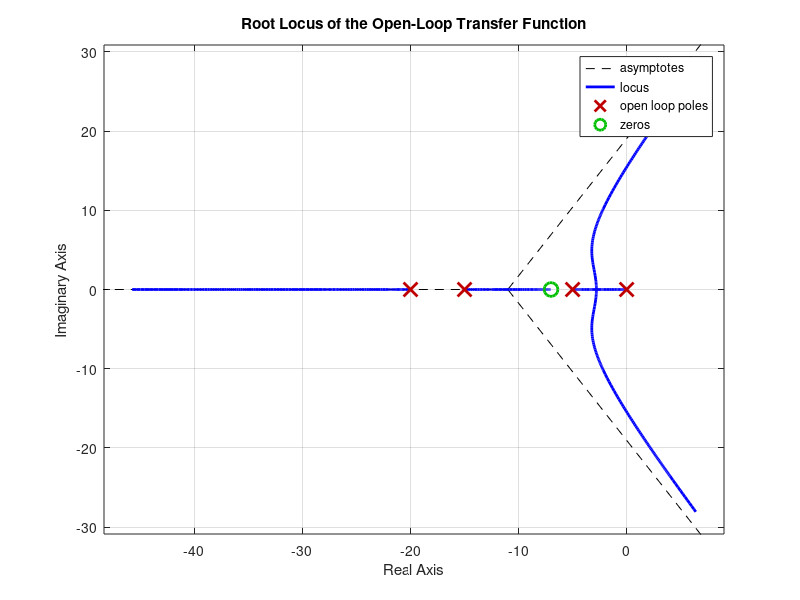

MATLAB code for this plot: (Note: this script raises an error after producing the figure.)
% Assignment 4 - Test 1


% Define the numerator (s + 7)
num = [1 7];

% Define the denominator s(s+5)(s+15)(s+20) using nested conv
den = conv([1 0], conv([1 5], conv([1 15], [1 20])));

% Create the Transfer Function
sys = tf(num, den);

% Plotting the Root Locus
figure;
rlocus(sys);
title('Root Locus of the Open-Loop Transfer Function');
grid on;

% Requirements
zeta = 0.6;
wn = 6;

% Calculating the theoretical coordinates (Target Bullseye)
sigma = -zeta * wn;
wd = wn * sqrt(1 - zeta^2);
desired_pole = sigma + 1j * wd;

% Interactive Gain Selection
% INSTRUCTIONS: When the plot opens, click where the locus intersects the zeta=0.6 line
[k, poles] = rlocfind(sys);

% Calculate theoretical overshoot based on zeta
overshoot = exp(-pi * zeta / sqrt(1 - zeta^2)) * 100;

% Print Results to Command Window
fprintf('Gain (K): %.4f\n', k);
fprintf('Theoretical Pole Location: %.4f + %.4fj\n', real(desired_pole), imag(desired_pole));
fprintf('Percentage Overshoot: %.2f%%\n', overshoot);
